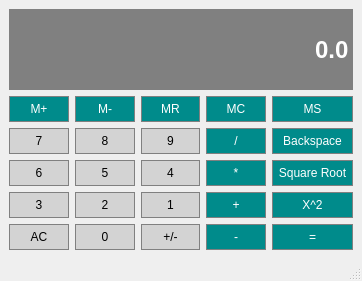
<?xml version="1.0" encoding="UTF-8"?>
<ui version="4.0">
 <class>Calculator</class>
 <widget class="QMainWindow" name="Calculator">
  <property name="geometry">
   <rect>
    <x>0</x>
    <y>0</y>
    <width>362</width>
    <height>281</height>
   </rect>
  </property>
  <property name="windowTitle">
   <string>Calculator</string>
  </property>
  <widget class="QWidget" name="centralwidget">
   <layout class="QGridLayout" name="gridLayout">
    <item row="4" column="2">
     <widget class="QPushButton" name="Button2">
      <property name="sizePolicy">
       <sizepolicy hsizetype="Preferred" vsizetype="Preferred">
        <horstretch>0</horstretch>
        <verstretch>0</verstretch>
       </sizepolicy>
      </property>
      <property name="styleSheet">
       <string notr="true">QPushButton {
	background-color: #D3D3D3;
	border: 1px solid gray;
	padding: 5px;
	color: black;
}

QPushButton:pressed {
	background-color: #DDA0DD;
	border: 1px solid gray;
	padding: 5px;
}</string>
      </property>
      <property name="text">
       <string>2</string>
      </property>
     </widget>
    </item>
    <item row="4" column="3">
     <widget class="QPushButton" name="Button1">
      <property name="sizePolicy">
       <sizepolicy hsizetype="Preferred" vsizetype="Preferred">
        <horstretch>0</horstretch>
        <verstretch>0</verstretch>
       </sizepolicy>
      </property>
      <property name="styleSheet">
       <string notr="true">QPushButton {
	background-color: #D3D3D3;
	border: 1px solid gray;
	padding: 5px;
	color: black;
}

QPushButton:pressed {
	background-color: #DDA0DD;
	border: 1px solid gray;
	padding: 5px;
}</string>
      </property>
      <property name="text">
       <string>1</string>
      </property>
     </widget>
    </item>
    <item row="4" column="1">
     <widget class="QPushButton" name="Button3">
      <property name="sizePolicy">
       <sizepolicy hsizetype="Preferred" vsizetype="Preferred">
        <horstretch>0</horstretch>
        <verstretch>0</verstretch>
       </sizepolicy>
      </property>
      <property name="styleSheet">
       <string notr="true">QPushButton {
	background-color: #D3D3D3;
	border: 1px solid gray;
	padding: 5px;
	color: black;
}

QPushButton:pressed {
	background-color: #DDA0DD;
	border: 1px solid gray;
	padding: 5px;
}</string>
      </property>
      <property name="text">
       <string>3</string>
      </property>
     </widget>
    </item>
    <item row="2" column="1">
     <widget class="QPushButton" name="Button7">
      <property name="sizePolicy">
       <sizepolicy hsizetype="Preferred" vsizetype="Preferred">
        <horstretch>0</horstretch>
        <verstretch>0</verstretch>
       </sizepolicy>
      </property>
      <property name="styleSheet">
       <string notr="true">QPushButton {
	background-color: #D3D3D3;
	border: 1px solid gray;
	padding: 5px;
	color: black;
}

QPushButton:pressed {
	background-color: #DDA0DD;
	border: 1px solid gray;
	padding: 5px;
}</string>
      </property>
      <property name="text">
       <string>7</string>
      </property>
     </widget>
    </item>
    <item row="5" column="3">
     <widget class="QPushButton" name="ChangeSign">
      <property name="sizePolicy">
       <sizepolicy hsizetype="Preferred" vsizetype="Preferred">
        <horstretch>0</horstretch>
        <verstretch>0</verstretch>
       </sizepolicy>
      </property>
      <property name="styleSheet">
       <string notr="true">QPushButton {
	background-color: #D3D3D3;
	border: 1px solid gray;
	padding: 5px;
	color: black;
}

QPushButton:pressed {
	background-color: #DDA0DD;
	border: 1px solid gray;
	padding: 5px;
}</string>
      </property>
      <property name="text">
       <string>+/-</string>
      </property>
     </widget>
    </item>
    <item row="5" column="2">
     <widget class="QPushButton" name="Button0">
      <property name="sizePolicy">
       <sizepolicy hsizetype="Preferred" vsizetype="Preferred">
        <horstretch>0</horstretch>
        <verstretch>0</verstretch>
       </sizepolicy>
      </property>
      <property name="styleSheet">
       <string notr="true">QPushButton {
	background-color: #D3D3D3;
	border: 1px solid gray;
	padding: 5px;
	color: black;
}

QPushButton:pressed {
	background-color: #DDA0DD;
	border: 1px solid gray;
	padding: 5px;
}</string>
      </property>
      <property name="text">
       <string>0</string>
      </property>
     </widget>
    </item>
    <item row="5" column="1">
     <widget class="QPushButton" name="Clear">
      <property name="sizePolicy">
       <sizepolicy hsizetype="Preferred" vsizetype="Preferred">
        <horstretch>0</horstretch>
        <verstretch>0</verstretch>
       </sizepolicy>
      </property>
      <property name="styleSheet">
       <string notr="true">QPushButton {
	background-color: #D3D3D3;
	border: 1px solid gray;
	padding: 5px;
	color: black;
}

QPushButton:pressed {
	background-color: #DDA0DD;
	border: 1px solid gray;
	padding: 5px;
}</string>
      </property>
      <property name="text">
       <string>AC</string>
      </property>
     </widget>
    </item>
    <item row="3" column="3">
     <widget class="QPushButton" name="Button4">
      <property name="sizePolicy">
       <sizepolicy hsizetype="Preferred" vsizetype="Preferred">
        <horstretch>0</horstretch>
        <verstretch>0</verstretch>
       </sizepolicy>
      </property>
      <property name="styleSheet">
       <string notr="true">QPushButton {
	background-color: #D3D3D3;
	border: 1px solid gray;
	padding: 5px;
	color: black;
}

QPushButton:pressed {
	background-color: #DDA0DD;
	border: 1px solid gray;
	padding: 5px;
}</string>
      </property>
      <property name="text">
       <string>4</string>
      </property>
     </widget>
    </item>
    <item row="2" column="3">
     <widget class="QPushButton" name="Button9">
      <property name="sizePolicy">
       <sizepolicy hsizetype="Preferred" vsizetype="Preferred">
        <horstretch>0</horstretch>
        <verstretch>0</verstretch>
       </sizepolicy>
      </property>
      <property name="styleSheet">
       <string notr="true">QPushButton {
	background-color: #D3D3D3;
	border: 1px solid gray;
	padding: 5px;
	color: black;
}

QPushButton:pressed {
	background-color: #DDA0DD;
	border: 1px solid gray;
	padding: 5px;
}</string>
      </property>
      <property name="text">
       <string>9</string>
      </property>
     </widget>
    </item>
    <item row="3" column="2">
     <widget class="QPushButton" name="Button5">
      <property name="sizePolicy">
       <sizepolicy hsizetype="Preferred" vsizetype="Preferred">
        <horstretch>0</horstretch>
        <verstretch>0</verstretch>
       </sizepolicy>
      </property>
      <property name="styleSheet">
       <string notr="true">QPushButton {
	background-color: #D3D3D3;
	border: 1px solid gray;
	padding: 5px;
	color: black;
}

QPushButton:pressed {
	background-color: #DDA0DD;
	border: 1px solid gray;
	padding: 5px;
}</string>
      </property>
      <property name="text">
       <string>5</string>
      </property>
     </widget>
    </item>
    <item row="3" column="1">
     <widget class="QPushButton" name="Button6">
      <property name="sizePolicy">
       <sizepolicy hsizetype="Preferred" vsizetype="Preferred">
        <horstretch>0</horstretch>
        <verstretch>0</verstretch>
       </sizepolicy>
      </property>
      <property name="styleSheet">
       <string notr="true">QPushButton {
	background-color: #D3D3D3;
	border: 1px solid gray;
	padding: 5px;
	color: black;
}

QPushButton:pressed {
	background-color: #DDA0DD;
	border: 1px solid gray;
	padding: 5px;
}</string>
      </property>
      <property name="text">
       <string>6</string>
      </property>
     </widget>
    </item>
    <item row="2" column="2">
     <widget class="QPushButton" name="Button8">
      <property name="sizePolicy">
       <sizepolicy hsizetype="Preferred" vsizetype="Preferred">
        <horstretch>0</horstretch>
        <verstretch>0</verstretch>
       </sizepolicy>
      </property>
      <property name="styleSheet">
       <string notr="true">QPushButton {
	background-color: #D3D3D3;
	border: 1px solid gray;
	padding: 5px;
	color: black;
}

QPushButton:pressed {
	background-color: #DDA0DD;
	border: 1px solid gray;
	padding: 5px;
}</string>
      </property>
      <property name="text">
       <string>8</string>
      </property>
     </widget>
    </item>
    <item row="0" column="1" colspan="5">
     <widget class="QLineEdit" name="Display">
      <property name="sizePolicy">
       <sizepolicy hsizetype="Preferred" vsizetype="Expanding">
        <horstretch>0</horstretch>
        <verstretch>0</verstretch>
       </sizepolicy>
      </property>
      <property name="font">
       <font>
        <family>Arial</family>
        <pointsize>18</pointsize>
        <bold>true</bold>
       </font>
      </property>
      <property name="styleSheet">
       <string notr="true">QLineEdit {
	background-color: gray;
	border: 1px solid gray;
	color: #ffffff;
}</string>
      </property>
      <property name="text">
       <string>0.0</string>
      </property>
      <property name="alignment">
       <set>Qt::AlignRight|Qt::AlignTrailing|Qt::AlignVCenter</set>
      </property>
     </widget>
    </item>
    <item row="1" column="1">
     <widget class="QPushButton" name="MemAdd">
      <property name="sizePolicy">
       <sizepolicy hsizetype="Preferred" vsizetype="Preferred">
        <horstretch>0</horstretch>
        <verstretch>0</verstretch>
       </sizepolicy>
      </property>
      <property name="styleSheet">
       <string notr="true">QPushButton {
	background-color: #008B8B;
	border: 1px solid gray;
	padding: 5px;
	color: white;
}

QPushButton:pressed {
	background-color: #008080;
	border: 1px solid gray;
	padding: 5px;
}</string>
      </property>
      <property name="text">
       <string>M+</string>
      </property>
     </widget>
    </item>
    <item row="1" column="2">
     <widget class="QPushButton" name="MemSubtract">
      <property name="sizePolicy">
       <sizepolicy hsizetype="Preferred" vsizetype="Preferred">
        <horstretch>0</horstretch>
        <verstretch>0</verstretch>
       </sizepolicy>
      </property>
      <property name="styleSheet">
       <string notr="true">QPushButton {
	background-color: #008B8B;
	border: 1px solid gray;
	padding: 5px;
	color: white;
}

QPushButton:pressed {
	background-color: #008080;
	border: 1px solid gray;
	padding: 5px;
}</string>
      </property>
      <property name="text">
       <string>M-</string>
      </property>
     </widget>
    </item>
    <item row="1" column="3">
     <widget class="QPushButton" name="MemRecall">
      <property name="sizePolicy">
       <sizepolicy hsizetype="Preferred" vsizetype="Preferred">
        <horstretch>0</horstretch>
        <verstretch>0</verstretch>
       </sizepolicy>
      </property>
      <property name="styleSheet">
       <string notr="true">QPushButton {
	background-color: #008B8B;
	border: 1px solid gray;
	padding: 5px;
	color: white;
}

QPushButton:pressed {
	background-color: #008080;
	border: 1px solid gray;
	padding: 5px;
}</string>
      </property>
      <property name="text">
       <string>MR</string>
      </property>
     </widget>
    </item>
    <item row="5" column="4">
     <widget class="QPushButton" name="Subtract">
      <property name="sizePolicy">
       <sizepolicy hsizetype="Preferred" vsizetype="Preferred">
        <horstretch>0</horstretch>
        <verstretch>0</verstretch>
       </sizepolicy>
      </property>
      <property name="styleSheet">
       <string notr="true">QPushButton {
	background-color: #008B8B;
	border: 1px solid gray;
	padding: 5px;
	color: white;
}

QPushButton:pressed {
	background-color: #008080;
	border: 1px solid gray;
	padding: 5px;
}</string>
      </property>
      <property name="text">
       <string>-</string>
      </property>
     </widget>
    </item>
    <item row="4" column="4">
     <widget class="QPushButton" name="Add">
      <property name="sizePolicy">
       <sizepolicy hsizetype="Preferred" vsizetype="Preferred">
        <horstretch>0</horstretch>
        <verstretch>0</verstretch>
       </sizepolicy>
      </property>
      <property name="styleSheet">
       <string notr="true">QPushButton {
	background-color: #008B8B;
	border: 1px solid gray;
	padding: 5px;
	color: white;
}

QPushButton:pressed {
	background-color: #008080;
	border: 1px solid gray;
	padding: 5px;
}</string>
      </property>
      <property name="text">
       <string>+</string>
      </property>
     </widget>
    </item>
    <item row="3" column="4">
     <widget class="QPushButton" name="Multiply">
      <property name="sizePolicy">
       <sizepolicy hsizetype="Preferred" vsizetype="Preferred">
        <horstretch>0</horstretch>
        <verstretch>0</verstretch>
       </sizepolicy>
      </property>
      <property name="styleSheet">
       <string notr="true">QPushButton {
	background-color: #008B8B;
	border: 1px solid gray;
	padding: 5px;
	color: white;
}

QPushButton:pressed {
	background-color: #008080;
	border: 1px solid gray;
	padding: 5px;
}</string>
      </property>
      <property name="text">
       <string>*</string>
      </property>
     </widget>
    </item>
    <item row="2" column="4">
     <widget class="QPushButton" name="Divide">
      <property name="sizePolicy">
       <sizepolicy hsizetype="Preferred" vsizetype="Preferred">
        <horstretch>0</horstretch>
        <verstretch>0</verstretch>
       </sizepolicy>
      </property>
      <property name="styleSheet">
       <string notr="true">QPushButton {
	background-color: #008B8B;
	border: 1px solid gray;
	padding: 5px;
	color: white;
}

QPushButton:pressed {
	background-color: #008080;
	border: 1px solid gray;
	padding: 5px;
}</string>
      </property>
      <property name="text">
       <string>/</string>
      </property>
     </widget>
    </item>
    <item row="1" column="4">
     <widget class="QPushButton" name="MemClear">
      <property name="sizePolicy">
       <sizepolicy hsizetype="Preferred" vsizetype="Preferred">
        <horstretch>0</horstretch>
        <verstretch>0</verstretch>
       </sizepolicy>
      </property>
      <property name="styleSheet">
       <string notr="true">QPushButton {
	background-color: #008B8B;
	border: 1px solid gray;
	padding: 5px;
	color: white;
}

QPushButton:pressed {
	background-color: #008080;
	border: 1px solid gray;
	padding: 5px;
}</string>
      </property>
      <property name="text">
       <string>MC</string>
      </property>
     </widget>
    </item>
    <item row="5" column="5">
     <widget class="QPushButton" name="Equals">
      <property name="sizePolicy">
       <sizepolicy hsizetype="Preferred" vsizetype="Preferred">
        <horstretch>0</horstretch>
        <verstretch>0</verstretch>
       </sizepolicy>
      </property>
      <property name="styleSheet">
       <string notr="true">QPushButton {
	background-color: #008B8B;
	border: 1px solid gray;
	padding: 5px;
	color: white;
}

QPushButton:pressed {
	background-color: #008080;
	border: 1px solid gray;
	padding: 5px;
}</string>
      </property>
      <property name="text">
       <string>=</string>
      </property>
     </widget>
    </item>
    <item row="4" column="5">
     <widget class="QPushButton" name="Squared">
      <property name="sizePolicy">
       <sizepolicy hsizetype="Preferred" vsizetype="Preferred">
        <horstretch>0</horstretch>
        <verstretch>0</verstretch>
       </sizepolicy>
      </property>
      <property name="styleSheet">
       <string notr="true">QPushButton {
	background-color: #008B8B;
	border: 1px solid gray;
	padding: 5px;
	color: white;
}

QPushButton:pressed {
	background-color: #008080;
	border: 1px solid gray;
	padding: 5px;
}</string>
      </property>
      <property name="text">
       <string>X^2</string>
      </property>
     </widget>
    </item>
    <item row="3" column="5">
     <widget class="QPushButton" name="SquareRoot">
      <property name="sizePolicy">
       <sizepolicy hsizetype="Preferred" vsizetype="Preferred">
        <horstretch>0</horstretch>
        <verstretch>0</verstretch>
       </sizepolicy>
      </property>
      <property name="styleSheet">
       <string notr="true">QPushButton {
	background-color: #008B8B;
	border: 1px solid gray;
	padding: 5px;
	color: white;
}

QPushButton:pressed {
	background-color: #008080;
	border: 1px solid gray;
	padding: 5px;
}</string>
      </property>
      <property name="text">
       <string>Square Root</string>
      </property>
     </widget>
    </item>
    <item row="2" column="5">
     <widget class="QPushButton" name="Backspace">
      <property name="sizePolicy">
       <sizepolicy hsizetype="Preferred" vsizetype="Preferred">
        <horstretch>0</horstretch>
        <verstretch>0</verstretch>
       </sizepolicy>
      </property>
      <property name="styleSheet">
       <string notr="true">QPushButton {
	background-color: #008B8B;
	border: 1px solid gray;
	padding: 5px;
	color: white;
}

QPushButton:pressed {
	background-color: #008080;
	border: 1px solid gray;
	padding: 5px;
}</string>
      </property>
      <property name="text">
       <string>Backspace</string>
      </property>
     </widget>
    </item>
    <item row="1" column="5">
     <widget class="QPushButton" name="MemStore">
      <property name="sizePolicy">
       <sizepolicy hsizetype="Preferred" vsizetype="Preferred">
        <horstretch>0</horstretch>
        <verstretch>0</verstretch>
       </sizepolicy>
      </property>
      <property name="styleSheet">
       <string notr="true">QPushButton {
	background-color: #008B8B;
	border: 1px solid gray;
	padding: 5px;
	color: white;
}

QPushButton:pressed {
	background-color: #008080;
	border: 1px solid gray;
	padding: 5px;
}</string>
      </property>
      <property name="text">
       <string>MS</string>
      </property>
     </widget>
    </item>
   </layout>
  </widget>
  <widget class="QStatusBar" name="statusbar"/>
  <widget class="QMenuBar" name="menubar">
   <property name="geometry">
    <rect>
     <x>0</x>
     <y>0</y>
     <width>362</width>
     <height>21</height>
    </rect>
   </property>
  </widget>
 </widget>
 <resources/>
 <connections/>
</ui>
